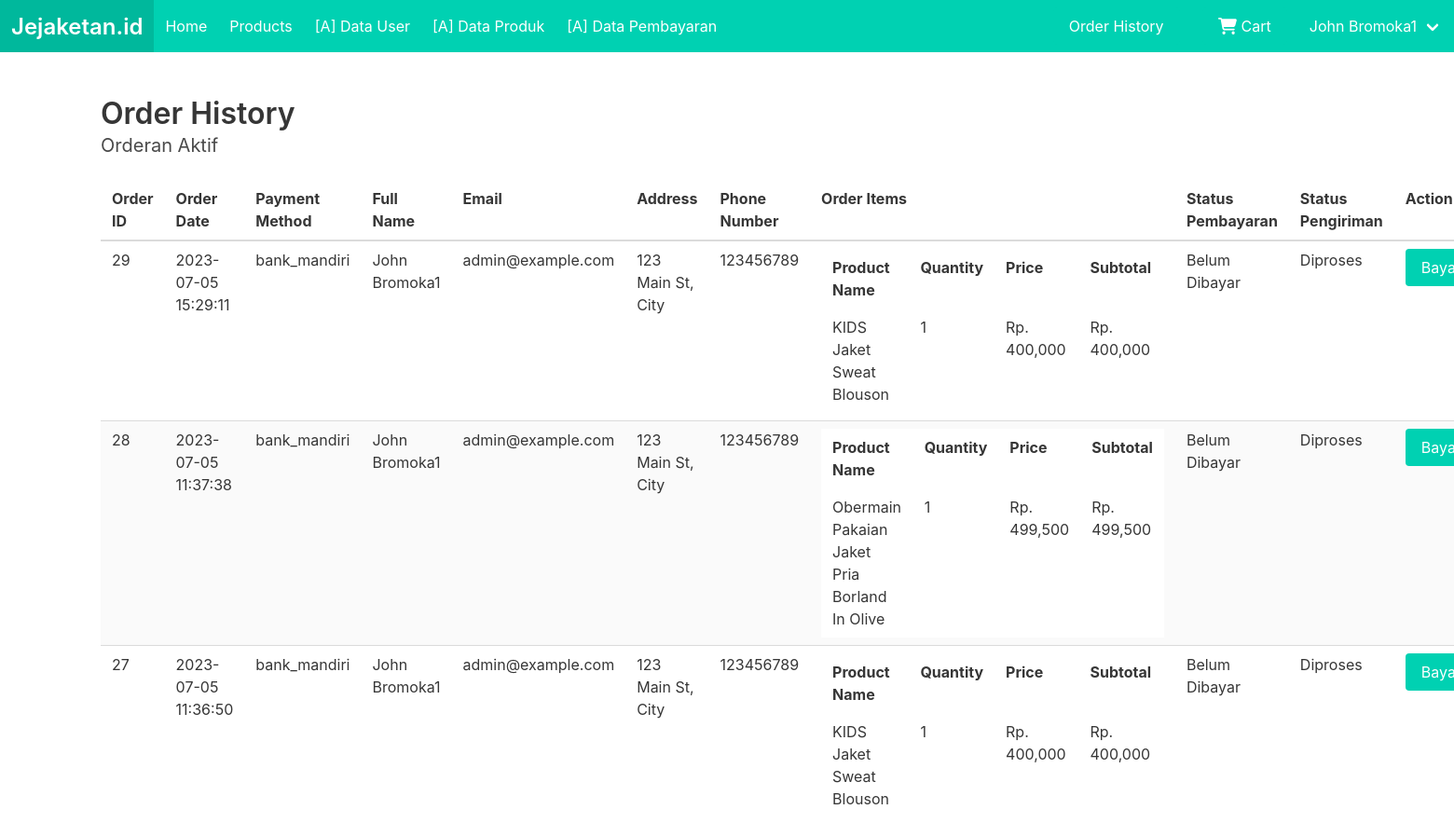
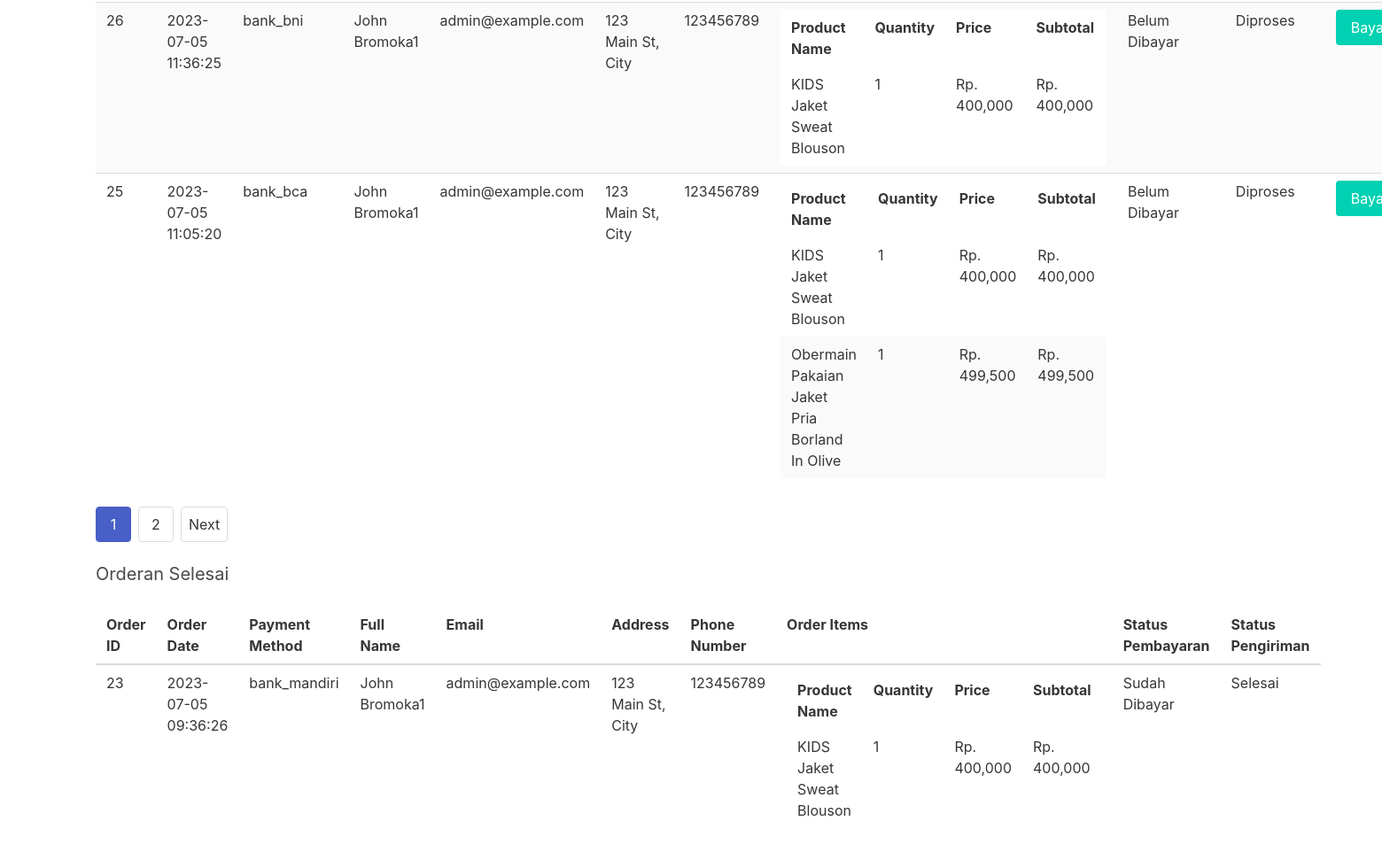
Screenshot of /order-history.php (signed in) with the database file from the repository (2 pictures, top to bottom).
### tables this page shows
CREATE TABLE IF NOT EXISTS `Orders` (
  `order_id` int(11) NOT NULL AUTO_INCREMENT,
  `user_id` int(11) DEFAULT NULL,
  `order_date` timestamp NOT NULL DEFAULT current_timestamp(),
  `is_paid` enum('Y','N') NOT NULL DEFAULT 'N',
  `status` enum('Diproses','Dikirim','Selesai') DEFAULT 'Diproses',
  PRIMARY KEY (`order_id`),
  KEY `Orders_ibfk_1` (`user_id`),
  CONSTRAINT `Orders_ibfk_1` FOREIGN KEY (`user_id`) REFERENCES `User` (`user_id`) ON DELETE CASCADE ON UPDATE CASCADE
);

CREATE TABLE IF NOT EXISTS `PaymentMethod` (
  `payment_id` int(11) NOT NULL AUTO_INCREMENT,
  `order_id` int(11) DEFAULT NULL,
  `payment_method` varchar(50) DEFAULT NULL,
  PRIMARY KEY (`payment_id`),
  KEY `PaymentMethod_ibfk_1` (`order_id`),
  CONSTRAINT `PaymentMethod_ibfk_1` FOREIGN KEY (`order_id`) REFERENCES `Orders` (`order_id`) ON DELETE CASCADE ON UPDATE CASCADE
);

CREATE TABLE IF NOT EXISTS `ShippingDetails` (
  `shipping_id` int(11) NOT NULL AUTO_INCREMENT,
  `order_id` int(11) DEFAULT NULL,
  `full_name` varchar(100) DEFAULT NULL,
  `email` varchar(100) DEFAULT NULL,
  `address` varchar(200) DEFAULT NULL,
  `phone_number` varchar(20) DEFAULT NULL,
  PRIMARY KEY (`shipping_id`),
  KEY `ShippingDetails_ibfk_1` (`order_id`),
  CONSTRAINT `ShippingDetails_ibfk_1` FOREIGN KEY (`order_id`) REFERENCES `Orders` (`order_id`) ON DELETE CASCADE ON UPDATE CASCADE
);

CREATE TABLE IF NOT EXISTS `OrderItem` (
  `order_item_id` int(11) NOT NULL AUTO_INCREMENT,
  `order_id` int(11) DEFAULT NULL,
  `product_id` int(11) DEFAULT NULL,
  `quantity` int(11) DEFAULT NULL,
  `subtotal` decimal(10,2) DEFAULT NULL,
  PRIMARY KEY (`order_item_id`),
  KEY `OrderItem_ibfk_1` (`order_id`),
  KEY `OrderItem_ibfk_2` (`product_id`),
  CONSTRAINT `OrderItem_ibfk_1` FOREIGN KEY (`order_id`) REFERENCES `Orders` (`order_id`) ON DELETE CASCADE ON UPDATE CASCADE,
  CONSTRAINT `OrderItem_ibfk_2` FOREIGN KEY (`product_id`) REFERENCES `Product` (`product_id`) ON DELETE NO ACTION ON UPDATE NO ACTION
);

CREATE TABLE IF NOT EXISTS `Product` (
  `product_id` int(11) NOT NULL AUTO_INCREMENT,
  `product_name` varchar(100) NOT NULL,
  `category` varchar(100) NOT NULL,
  `description` text DEFAULT NULL,
  `price` decimal(10,2) NOT NULL,
  `image_url` varchar(200) DEFAULT NULL,
  `is_featured` enum('Y','N') DEFAULT 'N',
  `created_at` datetime DEFAULT NULL,
  `updated_at` datetime DEFAULT NULL,
  PRIMARY KEY (`product_id`)
);

### order-history.php (the view, shortened to what this page needs)
<?php
include 'header.php';
$userId = $_SESSION['user']['user_id'];
$perPage = 5;
$page = isset($_GET['page']) ? $_GET['page'] : 1;
$offset = ($page - 1) * $perPage;
$activeQuery = "SELECT o.*, p.payment_method, s.full_name, s.email, s.address, s.phone_number
                FROM Orders o
                INNER JOIN PaymentMethod p ON o.order_id = p.order_id
                INNER JOIN ShippingDetails s ON o.order_id = s.order_id
                WHERE o.user_id = $userId
                AND o.status != 'Selesai'
                ORDER BY o.order_id DESC
                LIMIT $offset, $perPage";
$activeResult = mysqli_query($conn, $activeQuery);
$totalActive = mysqli_num_rows(mysqli_query($conn, "SELECT o.order_id
                                                     FROM Orders o
                                                     WHERE o.user_id = $userId
                                                     AND o.status != 'Selesai'"));
$totalPagesActive = ceil($totalActive / $perPage);
$completedQuery = "SELECT o.*, p.payment_method, s.full_name, s.email, s.address, s.phone_number
                   FROM Orders o
                   INNER JOIN PaymentMethod p ON o.order_id = p.order_id
                   INNER JOIN ShippingDetails s ON o.order_id = s.order_id
                   WHERE o.user_id = $userId
                   AND (o.is_paid = 'Y' AND o.status = 'Selesai')
                   ORDER BY o.order_id DESC
                   LIMIT $offset, $perPage";
$completedResult = mysqli_query($conn, $completedQuery);
?>
<section class="section">
  <div class="container">
    <h1 class="title">Order History</h1>
    <h2 class="subtitle">Orderan Aktif</h2>
    <table class="table is-striped is-fullwidth">
      <thead>
        <tr>
          <th>Order ID</th>
          <th>Order Date</th>
          <th>Payment Method</th>
          <th>Full Name</th>
          <th>Email</th>
          <th>Address</th>
          <th>Phone Number</th>
          <th>Order Items</th>
          <th>Status Pembayaran</th>
          <th>Status Pengiriman</th>
          <th>Action</th>
        </tr>
      </thead>
      <tbody>
        <?php
        while ($row = mysqli_fetch_assoc($activeResult)) {
          $orderId = $row['order_id'];
          echo "<tr>";
          echo "<td>" . $orderId . "</td>";
          echo "<td>" . $row['order_date'] . "</td>";
          echo "<td>" . $row['payment_method'] . "</td>";
          echo "<td>" . $row['full_name'] . "</td>";
          echo "<td>" . $row['email'] . "</td>";
          echo "<td>" . $row['address'] . "</td>";
          echo "<td>" . $row['phone_number'] . "</td>";
          echo "<td>";
          $itemQuery = "SELECT oi.*, p.product_name, p.price
                        FROM OrderItem oi
                        INNER JOIN Product p ON oi.product_id = p.product_id
                        WHERE oi.order_id = $orderId";
          $itemResult = mysqli_query($conn, $itemQuery);
          echo "<table class='table is-fullwidth'>";
          echo "<thead>";
          echo "<tr>";
          echo "<th>Product Name</th>";
          echo "<th>Quantity</th>";
          echo "<th>Price</th>";
          echo "<th>Subtotal</th>";
          echo "</tr>";
          echo "</thead>";
          echo "<tbody>";
          while ($item = mysqli_fetch_assoc($itemResult)) {
            echo "<tr>";
            echo "<td>" . $item['product_name'] . "</td>";
            echo "<td>" . $item['quantity'] . "</td>";
            echo "<td>Rp. " . number_format($item['price']) . "</td>";
            echo "<td>Rp. " . number_format($item['subtotal']) . "</td>";
            echo "</tr>";
          }
          echo "</tbody>";
          echo "</table>";
          echo "</td>";
          echo "<td>" . ($row['is_paid'] === 'Y' ? 'Sudah Dibayar' : 'Belum Dibayar') . "</td>";
          echo "<td>" . $row['status'] . "</td>";
          echo "<td>";
          if ($row['is_paid'] === 'N') {
            echo "<a class='button is-primary' href='payment.php?order_id=" . $orderId . "'>Bayar</a>";
          }
          echo "</td>";
          echo "</tr>";
        }
        ?>
      </tbody>
    </table>
    <?php if ($totalActive > $perPage) : ?>
      <nav class="pagination" role="navigation" aria-label="pagination">
        <ul class="pagination-list">
          <?php for ($i = 1; $i <= $totalPagesActive; $i++) : ?>
            <li>
              <a class="pagination-link <?php echo $i == $page ? 'is-current' : ''; ?>" href="?page=<?php echo $i; ?>"><?php echo $i; ?></a>
            </li>
          <?php endfor; ?>
          <?php if ($page < $totalPagesActive) : ?>
            <li>
              <a class="pagination-link" href="?page=<?php echo $page + 1; ?>">Next</a>
            </li>
          <?php endif; ?>
        </ul>
      </nav>
    <?php endif; ?>
    <h2 class="subtitle">Orderan Selesai</h2>
    <table class="table is-striped is-fullwidth">
      <thead>
        <tr>
          <th>Order ID</th>
          <th>Order Date</th>
          <th>Payment Method</th>
          <th>Full Name</th>
          <th>Email</th>
          <th>Address</th>
          <th>Phone Number</th>
          <th>Order Items</th>
          <th>Status Pembayaran</th>
          <th>Status Pengiriman</th>
        </tr>
      </thead>
      <tbody>
        <?php
        while ($row = mysqli_fetch_assoc($completedResult)) {
          $orderId = $row['order_id'];
          echo "<tr>";
          echo "<td>" . $orderId . "</td>";
          echo "<td>" . $row['order_date'] . "</td>";
          echo "<td>" . $row['payment_method'] . "</td>";
          echo "<td>" . $row['full_name'] . "</td>";
          echo "<td>" . $row['email'] . "</td>";
          echo "<td>" . $row['address'] . "</td>";
          echo "<td>" . $row['phone_number'] . "</td>";
          echo "<td>";
          $itemQuery = "SELECT oi.*, p.product_name, p.price
                        FROM OrderItem oi
                        INNER JOIN Product p ON oi.product_id = p.product_id
                        WHERE oi.order_id = $orderId";
          $itemResult = mysqli_query($conn, $itemQuery);
          echo "<table class='table is-fullwidth'>";
          echo "<thead>";
          echo "<tr>";
          echo "<th>Product Name</th>";
          echo "<th>Quantity</th>";
          echo "<th>Price</th>";
          echo "<th>Subtotal</th>";
          echo "</tr>";
          echo "</thead>";
          echo "<tbody>";
          while ($item = mysqli_fetch_assoc($itemResult)) {
            echo "<tr>";
            echo "<td>" . $item['product_name'] . "</td>";
            echo "<td>" . $item['quantity'] . "</td>";
            echo "<td>Rp. " . number_format($item['price']) . "</td>";
            echo "<td>Rp. " . number_format($item['subtotal']) . "</td>";
            echo "</tr>";
          }
          echo "</tbody>";
          echo "</table>";
          echo "</td>";
          echo "<td>" . ($row['is_paid'] === 'Y' ? 'Sudah Dibayar' : 'Belum Dibayar') . "</td>";
          echo "<td>" . $row['status'] . "</td>";
          echo "</tr>";
        }
        ?>
      </tbody>
    </table>
  </div>
</section>

### header.php (shortened to what this page needs)
<?php
$userLoggedIn = isset($_SESSION['user']);
?>
<!DOCTYPE html>
<html>
<head>
  <link rel="stylesheet" href="<?php echo BASE_URL; ?>css/bulma.min.css">
</head>
<body>
<nav class="navbar is-primary" role="navigation" aria-label="main navigation">
  <div class="navbar-brand">
    <a class="navbar-item" href="<?php echo BASE_URL ?>">
      <h1 class="title is-4 has-text-white">Jejaketan.id</h1>
    </a>
  </div>
<div id="navbarBasicExample" class="navbar-menu">
     <div class="navbar-start">
      <a class="navbar-item" href="<?php echo BASE_URL ?>">Home</a>
      <?php
      if ($userLoggedIn && $_SESSION['user']['role'] === 'admin') {
        echo '
        <a class="navbar-item" href="'.BASE_URL.'products.php">Products</a>
        <a class="navbar-item" href="'.BASE_URL.'admin/users.php">[A] Data User</a>
        <a class="navbar-item" href="'.BASE_URL.'admin/products.php">[A] Data Produk</a>
        <a class="navbar-item" href="'.BASE_URL.'admin/payments.php">[A] Data Pembayaran</a>
        ';
      } else {
        echo '
        <a class="navbar-item" href="'.BASE_URL.'products.php">Products</a>
        <a class="navbar-item" href="'.BASE_URL.'about.php">About</a>
        <a class="navbar-item" href="'.BASE_URL.'contact.php">Contact</a>
        ';
      }
      ?>
    </div>
    <div class="navbar-end">
      <?php
      if ($userLoggedIn) {
        $user = $_SESSION['user'];
        echo '
            <div class="navbar-item">
              <a class="button is-primary" href="'.BASE_URL.'order-history.php">
                <span>Order History</span>
              </a>
            </div>
              <div class="navbar-item">
                <a class="button is-primary" href="'.BASE_URL.'cart.php">
                  <img src="'.BASE_URL.'image_assets/cart-shopping-solid.svg" style="width: 20px; height: 20px; margin-right: 5px;fill: #FFFFFF;">
                  <span>Cart</span>
                </a>
               </div>
      ';
        echo '
        <div class="navbar-item has-dropdown is-hoverable">
          <div class="navbar-link">' . $user['full_name'] . '</div>
          <div class="navbar-dropdown is-right">
            <a class="navbar-item" href="'.BASE_URL.'profile.php">Profile</a>
            <a class="navbar-item" href="'.BASE_URL.'config/logout.php">Logout</a>
          </div>
        </div>';
      }
      ?>
    </div>
  </div>
</nav>

### rows the page displays
orders: order_id "29", order_date "2023-07-05 15:29:11", paymentmethod.payment_method "bank_mandiri", shippingdetails.full_name "John Bromoka1", shippingdetails.email "admin@example.com", shippingdetails.address "123 Main St, City", shippingdetails.phone_number "123456789", is_paid "Belum Dibayar", status "Diproses"
orderitem: product.product_name "KIDS Jaket Sweat Blouson", quantity "1", product.price "400,000", subtotal "400,000"
orders: order_id "28", order_date "2023-07-05 11:37:38", paymentmethod.payment_method "bank_mandiri", shippingdetails.full_name "John Bromoka1", shippingdetails.email "admin@example.com", shippingdetails.address "123 Main St, City", shippingdetails.phone_number "123456789", is_paid "Belum Dibayar", status "Diproses"
orderitem: product.product_name "Obermain Pakaian Jaket Pria Borland In Olive", quantity "1", product.price "499,500", subtotal "499,500"
orders: order_id "27", order_date "2023-07-05 11:36:50", paymentmethod.payment_method "bank_mandiri", shippingdetails.full_name "John Bromoka1", shippingdetails.email "admin@example.com", shippingdetails.address "123 Main St, City", shippingdetails.phone_number "123456789", is_paid "Belum Dibayar", status "Diproses"
orderitem: product.product_name "KIDS Jaket Sweat Blouson", quantity "1", product.price "400,000", subtotal "400,000"
orders: order_id "26", order_date "2023-07-05 11:36:25", paymentmethod.payment_method "bank_bni", shippingdetails.full_name "John Bromoka1", shippingdetails.email "admin@example.com", shippingdetails.address "123 Main St, City", shippingdetails.phone_number "123456789", is_paid "Belum Dibayar", status "Diproses"
orderitem: product.product_name "KIDS Jaket Sweat Blouson", quantity "1", product.price "400,000", subtotal "400,000"
orders: order_id "25", order_date "2023-07-05 11:05:20", paymentmethod.payment_method "bank_bca", shippingdetails.full_name "John Bromoka1", shippingdetails.email "admin@example.com", shippingdetails.address "123 Main St, City", shippingdetails.phone_number "123456789", is_paid "Belum Dibayar", status "Diproses"
orderitem: product.product_name "KIDS Jaket Sweat Blouson", quantity "1", product.price "400,000", subtotal "400,000"
orderitem: product.product_name "Obermain Pakaian Jaket Pria Borland In Olive", quantity "1", product.price "499,500", subtotal "499,500"
orders: order_id "23", order_date "2023-07-05 09:36:26", paymentmethod.payment_method "bank_mandiri", shippingdetails.full_name "John Bromoka1", shippingdetails.email "admin@example.com", shippingdetails.address "123 Main St, City", shippingdetails.phone_number "123456789", is_paid "Sudah Dibayar", status "Selesai"
orderitem: product.product_name "KIDS Jaket Sweat Blouson", quantity "1", product.price "400,000", subtotal "400,000"

### other values shown
$user['full_name'] "John Bromoka1"
